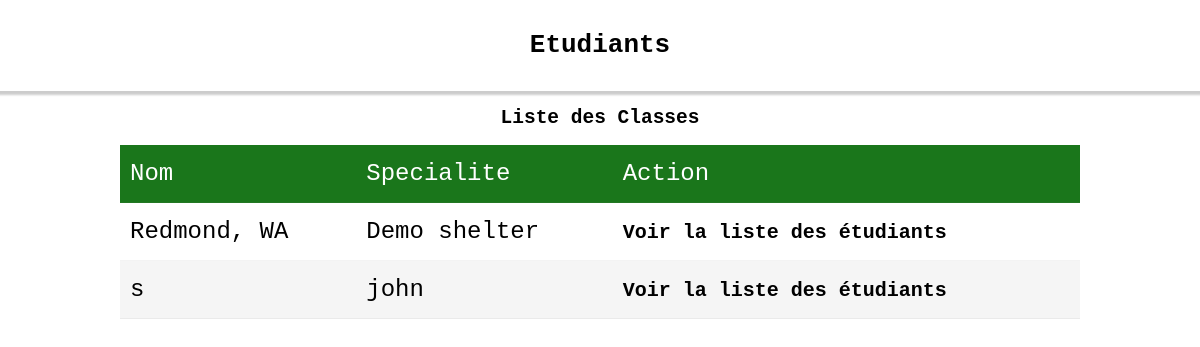
Before: / with the older database file.
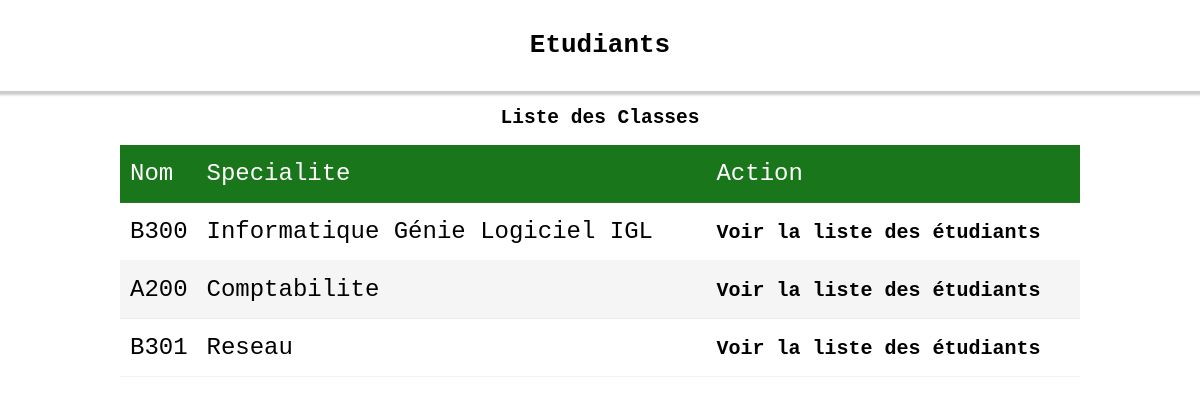
After: the same page with the newer database file.
### dog_shelters/models.py (models this page shows, shortened)
class Classe(models.Model):
 nom = models.CharField(max_length=200)
 specialite = models.CharField(max_length=200)

### dog_shelters/views.py (the view)
# urls.py: path('', views.classe_list, name='classe_list'),
def classe_list(request):
    classes = models.Classe.objects.all()
    context = { 'classes': classes }
    return render(request, 'templates/classe_list.html', context=context)

### dog_shelters/templates/classe_list.html (shortened to what this page needs)
{% extends 'base.html' %}
{% block content %}
<div class="list">
    <h1>Liste des Classes </h1>
    <table>
        <thead>
            <tr>
                <td>Nom</td>
                <td>Specialite</td>
                <td>Action</td>
            </tr>
        </thead>
        <tbody>
            {% for classe in classes %}
            <tr>
                <td>
                        {{classe.nom}}
                </td>
                <td>{{classe.specialite }}</td>
                <td><a href="{% url 'dog_shelters:classe_detail' classe.id %}">
                    Voir la liste des étudiants
                </a></td>
            </tr>
            {% endfor %}
        </tbody>
    </table>
</div>
{% endblock %}

### dog_shelters/templates/base.html (shortened to what this page needs)
{% load static %}
<!DOCTYPE html>
<html lang="en">
<head>
 <link rel="stylesheet" href="{% static 'css/style.css' %}">
</head>
<body>
    <header class="header">
        <h1>Etudiants</h1>
    </header>
 <article class="container">
 {% block content %}
 {% endblock %}
 </article>
</body>
</html>

### dog_shelters/static/css/style.css (style rules this page uses)
* { font-family: monospace; }
body { margin: 0; height: 90vh; position: relative; }
.header { box-shadow: 0px 2px 2px 2px #00000033; width: 100%; padding-top: 1em; padding-bottom: 1em; text-align: center; background-color: white; }
.list > h1 { text-align: center; }
.list { width: 80%; height: 100%; margin: auto; }
table { width: 100%; text-align: left; border-spacing:0px; }
table td { padding-top: 15px; padding-left: 10px; padding-bottom: 15px; font-size: 24px; }
table td { border-bottom: 0.6px #80808018 solid; }
table tbody tr:nth-child(even) { background-color: #f5f5f5; transition: 0.1s; }
table tbody tr:nth-child(odd) { background-color: white; }
table thead tr { background-color: #1a761b; color: white; }
table a { color: black; font-weight: 600; text-decoration: none; font-size: 20px; }

Changed rows visible on the page:
removed Classe: nom "Redmond, WA", specialite "Demo shelter"
added Classe: nom "B300", specialite "Informatique Génie Logiciel IGL"
changed Classe: nom "s" → "A200"; specialite "john" → "Comptabilite"
added Classe: nom "B301", specialite "Reseau"
